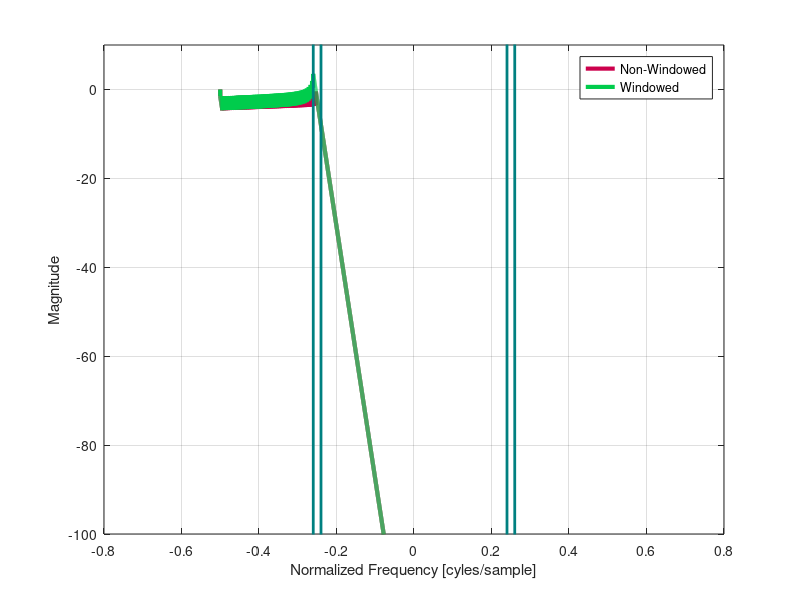

Write the MATLAB code that produced this figure.


NFFT = 2^14;
freq = [0:NFFT-1]/NFFT - 0.5;

fp = 0.24;
fs = 0.26;
Ap = 0.1; % dB
As = 60; % dB

Bp = 10^(Ap/20);
dp = (Bp-1)/(Bp+1); % pass band ripple
Bs = (1+dp)*10^(-As/20);
ds = Bs; % stop band ripple (approx.)

%% Windowed filter design
Fw = fs - fp;
fc = 0.5*(fs + fp);
[d,dind] = min([dp ds]);
if(dind == 1)
    A = Ap; % design is dominated by pass band ripple
else
    A = As; % design is dominated by stop band ripple
end;
% Blackman window cuz 74 dB
L = ceil(11*pi/(2*pi*Fw));
% Now we know the shape (Blackman) and the length.
win = blackman(L);
% Generate the impulse response
M = L-1; % filter order
alpha = M/2; % group delay
n = [0:L-1].' - alpha;
hd = (2*fc)*sinc(2*fc*n);
h = hd.*win;
hblackman = h;

% plot(freq,20*log10(abs(fftshift(fft(hd,NFFT)))),'Color',[0.8 0 0.3],'LineWidth',3);
% hold on;
% plot(freq,20*log10(abs(fftshift(fft(h ,NFFT)))),'Color',[0.0 0.8 0.3],'LineWidth',3);
% ax = axis;
% plot((fp)*[1 1],ax(3:4),'Color',[0 0.5 0.5],'LineWidth',2);
% plot(-(fp)*[1 1],ax(3:4),'Color',[0 0.5 0.5],'LineWidth',2);
% plot((fs)*[1 1],ax(3:4),'Color',[0 0.5 0.5],'LineWidth',2);
% plot(-(fs)*[1 1],ax(3:4),'Color',[0 0.5 0.5],'LineWidth',2);
% hold off;
% grid on;
% xlabel('Normalized Frequency [cyles/sample]');
% ylabel('Magnitude [dB]');
% legend('Non-Windowed','Windowed');
% ylim([-100 10]);



plot(freq,unwrap(angle(fftshift(fft(hd,NFFT)))),'Color',[0.8 0 0.3],'LineWidth',3);
hold on;
plot(freq,unwrap(angle(fftshift(fft(h ,NFFT)))),'Color',[0.0 0.8 0.3],'LineWidth',3);
ax = axis;
plot((fp)*[1 1],ax(3:4),'Color',[0 0.5 0.5],'LineWidth',2);
plot(-(fp)*[1 1],ax(3:4),'Color',[0 0.5 0.5],'LineWidth',2);
plot((fs)*[1 1],ax(3:4),'Color',[0 0.5 0.5],'LineWidth',2);
plot(-(fs)*[1 1],ax(3:4),'Color',[0 0.5 0.5],'LineWidth',2);
hold off;
grid on;
xlabel('Normalized Frequency [cyles/sample]');
ylabel('Magnitude');
legend('Non-Windowed','Windowed');
ylim([-100 10]);







%% Kaiser design
[M,Wn,beta,filtype]=kaiserord([fp fs],[1 0],[dp ds],1)
%M = 60;
L = M+1;
alpha = M/2;
win = kaiser(L,beta);
n = [0:L-1].' - alpha;
hd = (2*fc)*sinc((2*fc)*(n));
h = hd.*win;
hkaiser = h;

plot(freq,unwrap(angle(fftshift(fft(hd,NFFT)))),'Color',[0.8 0 0.3],'LineWidth',3);
hold on;
plot(freq,unwrap(angle(fftshift(fft(h ,NFFT)))),'Color',[0.0 0.8 0.3],'LineWidth',3);
ax = axis;
plot((fp)*[1 1],ax(3:4),'Color',[0 0.5 0.5],'LineWidth',2);
plot(-(fp)*[1 1],ax(3:4),'Color',[0 0.5 0.5],'LineWidth',2);
plot((fs)*[1 1],ax(3:4),'Color',[0 0.5 0.5],'LineWidth',2);
plot(-(fs)*[1 1],ax(3:4),'Color',[0 0.5 0.5],'LineWidth',2);
hold off;
grid on;
xlabel('Normalized Frequency [cyles/sample]');
ylabel('Magnitude');
legend('Non-Windowed','Windowed');
ylim([-100 10]);

